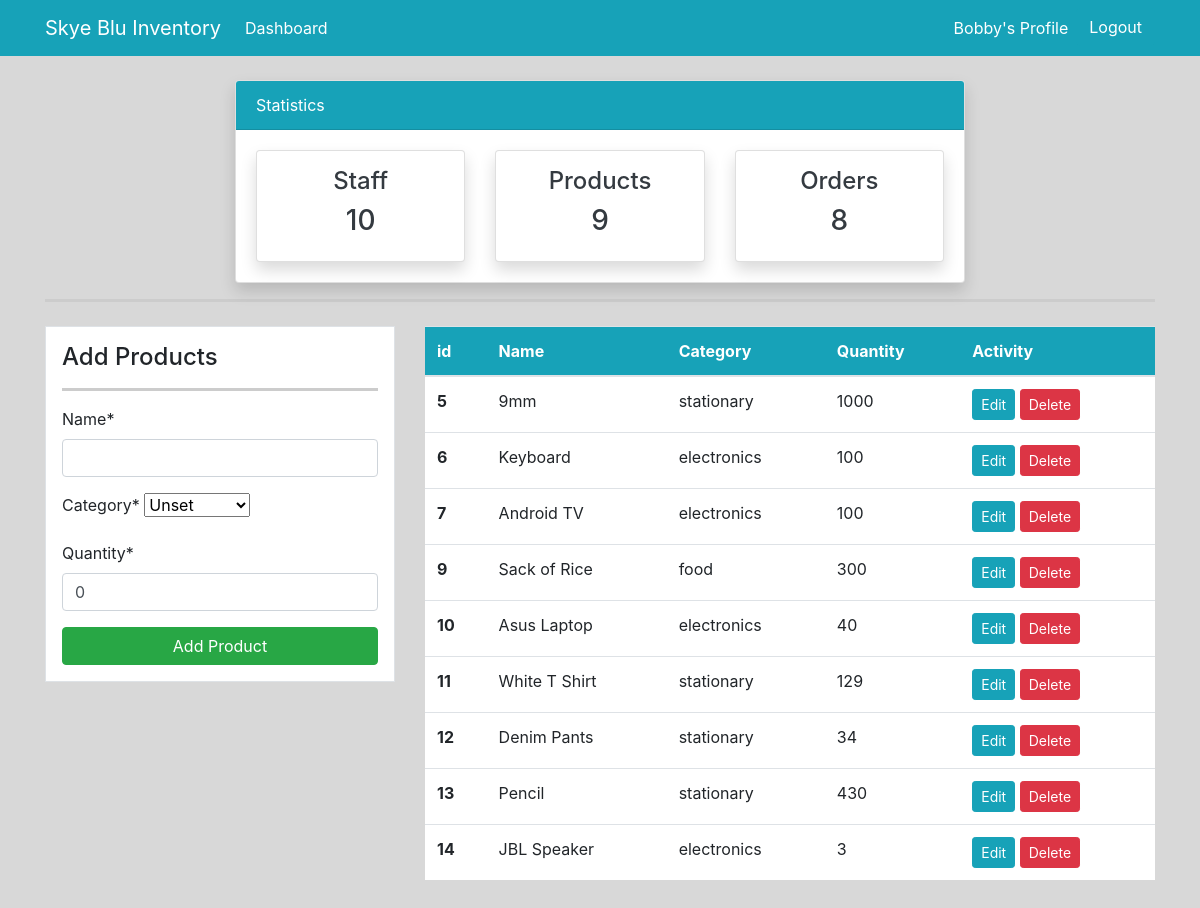
Page /product/ (signed in) on the committed database.
### dashboard/models.py (models this page shows, shortened)
class Product(models.Model):
    name = models.CharField(max_length=150)
    category = models.CharField(max_length=100, choices=CATEGORY, default='unset')
    quantity = models.PositiveIntegerField(default=0)

### dashboard/views.py (the view)
# urls.py: path("product/", views.product, name="product"),
@login_required
def product(request):
    items = Product.objects.all()
    if request.method == "POST":
        form = ProductForm(request.POST)
        if form.is_valid():
            form.save()
            product_name = form.cleaned_data.get("name")
            messages.success(request, f"{product_name} Added to database")
            return redirect("dashboard:product")
    else:
        form = ProductForm()
    products_count = items.count()
    workers_count = User.objects.all().count()
    orders_count = Order.objects.all().count()
    context = {
        "items": items,
        "form": form,
        "workers_count": workers_count,
        "orders_count": orders_count,
        "products_count": products_count,
    }
    return render(request, "dashboard/product.html", context)

### dashboard/forms.py
class ProductForm(forms.ModelForm):
    class Meta:
        model = Product
        fields = ["name", "category", "quantity"]

### templates/dashboard/product.html (shortened to what this page needs)
{% extends "partials/base.html" %}
{% load crispy_forms_tags %}
{% block content %}
{% include "partials/topnav.html" %}
<div class="container">
  <hr />
</div>
<div class="container">
  <div class="row my-4">
    <div class="col-md-4">
      <div class="border bg-white p-3">
        <h4>Add Products</h4>
        <hr />
        <form method="POST">
          {{ form|crispy }}
          <input
            class="btn btn-success btn-block"
            type="submit"
            value="Add Product"
          />
        </form>
      </div>
    </div>
    <div class="col-md-8">
      <table class="table bg-white">
        <thead class="bg-info">
          <tr class="text-white">
            <th scope="col">id</th>
            <th scope="col">Name</th>
            <th scope="col">Category</th>
            <th scope="col">Quantity</th>
            <th scope="col">Activity</th>
          </tr>
        </thead>
        <tbody>
          {% for item in items %}
          <tr>
            <th scope="row">{{ item.id }}</th>
            <td>{{ item.name }}</td>
            <td>{{ item.category }}</td>
            <td>{{ item.quantity }}</td>
            <td>
              <a class="btn btn-info btn-sm" href="{% url "dashboard:product_update" item.id %}">Edit</a>
              <a class="btn btn-danger btn-sm" href="{% url "dashboard:product_delete" item.id %}">Delete</a>
            </td>
          </tr>
          {% endfor %}
        </tbody>
      </table>
    </div>
  </div>
</div>
{% endblock content %}

### templates/partials/base.html (shortened to what this page needs)
<!DOCTYPE html>
<html lang="en">
  <head>
    <link
      rel="stylesheet"
      href="https://cdn.jsdelivr.net/npm/bootstrap@4.6.2/dist/css/bootstrap.min.css"
    />
    {% load static %}
    <link rel="stylesheet" href="{% static "style.css" %}">
  </head>
  <body>
    {% include "partials/nav.html" %}
    {% block content %} {% endblock %}
  </body>
</html>

### templates/partials/nav.html (shortened to what this page needs)
    <nav class="navbar navbar-expand-lg navbar-info bg-info">
        <div class="container">
            {% if user.is_authenticated %}
            <a class="navbar-brand text-white" href="{% url "dashboard:index" %}">Skye Blu Inventory</a>
            <div class="collapse navbar-collapse" id="navbarSupportedContent">
                <ul class="navbar-nav mr-auto">
                    <li class="nav-item active">
                        <a class="nav-link text-white" href="{% url "dashboard:index" %}">Dashboard <span class="sr-only">(current)</span></a>
                    </li>
                </ul>
                <ul class="navbar-nav ml-auto">
                    <li class="nav-item active">
                        <a class="nav-link text-white" href="{% url "profile" %}">{{ user.username }}'s Profile </a>
                    </li>
                    <li class="nav-item">
                        <form action="{% url 'logout' %}" method="post">
                            <button class="btn btn-info" type="submit">Logout</button>
                        </form>
                    </li>
                </ul>
            </div>
                {% endif %}
            </div>
    </nav>

### templates/partials/topnav.html (shortened to what this page needs)
<div class="container">
  <div class="row mt-4">
    <div class="col-md-8 offset-md-2">
      <div class="card shadow">
        <div class="card-header bg-info text-white">Statistics</div>
        <div class="card-body">
          <div class="row">
            <div class="col-md-4">
              <a class="text-decoration-none text-dark" href="{% url "dashboard:staff" %}">
                <div class="card my-card shadow text-center p-3">
                  <h4>Staff </h4>
                  <h3>{{ workers_count }}</h3>
                </div>
              </a>
            </div>
            <div class="col-md-4">
              <a class="text-decoration-none text-dark" href="{% url "dashboard:product" %}">
                <div class="card my-card shadow text-center p-3">
                  <h4>Products </h4>
                  <h3>{{ products_count }}</h3>
                </div>
              </a>
            </div>
            <div class="col-md-4">
              <a class="text-decoration-none text-dark" href="{% url "dashboard:order" %}">
                <div class="card my-card shadow text-center p-3">
                  <h4>Orders </h4>
                  <h3>{{ orders_count }}</h3>
                </div>
              </a>
            </div>
          </div>
        </div>
      </div>
    </div>
  </div>
</div>

### static/style.css (style rules this page uses)
body { background: rgba(216,216,216,255); }
hr { border-top: 3px solid #ccc; }

### rows in the picture
Product: id "5", name "9mm", category "stationary", quantity "1000"
Product: id "6", name "Keyboard", category "electronics", quantity "100"
Product: id "7", name "Android TV", category "electronics", quantity "100"
Product: id "9", name "Sack of Rice", category "food", quantity "300"
Product: id "10", name "Asus Laptop", category "electronics", quantity "40"
Product: id "11", name "White T Shirt", category "stationary", quantity "129"
Product: id "12", name "Denim Pants", category "stationary", quantity "34"
Product: id "13", name "Pencil", category "stationary", quantity "430"
Product: id "14", name "JBL Speaker", category "electronics", quantity "3"

### other values in the picture
{{ user.username }} "Bobby"
{{ workers_count }} "10"
{{ products_count }} "9"
{{ orders_count }} "8"
